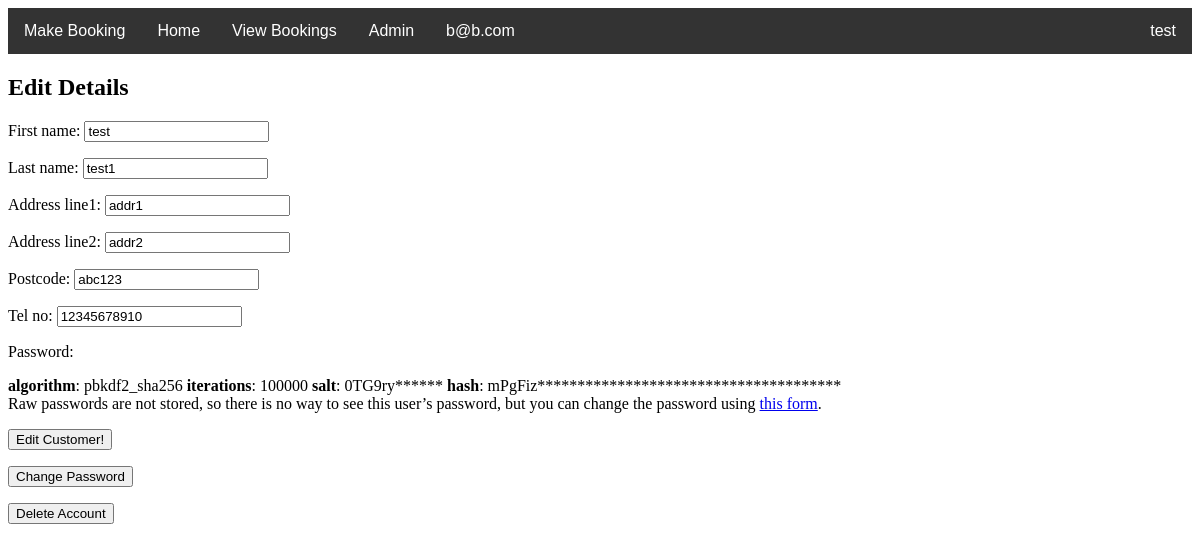
The page /ParkEasy/edit_form_customer/ (signed in) on the database its author committed.
### ParkEasy/models.py (models this page shows, shortened)
class Customer(AbstractUser):
    password = models.TextField(max_length=100, default="")
    email = models.EmailField(max_length=100, default="", unique=True)
    is_staff = models.BooleanField(
        default=False,
        help_text='Designates whether the user can log into this site.',
    )
    address_line1 = models.CharField(max_length=100)
    address_line2 = models.CharField(max_length=100)
    postcode = models.CharField(max_length=16)
    tel_no = models.CharField(max_length=20)
    username = None
    USERNAME_FIELD = 'email'
    REQUIRED_FIELDS = []
    objects = UserManager()

### ParkEasy/views.py (the view)
# urls.py: path('edit_form_customer/', views.edit, name="edit"),
def edit(request):
    if request.method == 'POST':
        form = CustomerChangeFormCustomer(request.POST, instance=request.user)
        if form.is_valid():
            form.save()
            return redirect('home')
    else:
        form = CustomerChangeFormCustomer(instance=request.user)
    return render(request, 'ParkEasy/edit_form_customer.html', {'form': form})

### ParkEasy/forms.py (shortened to what this page needs)
class CustomerChangeFormCustomer(UserChangeForm):
    class Meta:
        model = Customer
        fields = ('first_name', 'last_name', 'address_line1', 'address_line2', 'postcode', 'tel_no', 'password')
        exclude = {'email', 'password1', 'password2'}

### templates/ParkEasy/edit_form_customer.html (shortened to what this page needs)
{% extends 'base.html' %}
{% block content %}
  <h2>Edit Details</h2>
  <form method="POST">
    {{ form.as_p }}
    <input type="submit" formmethod="post" Value="Edit Customer!">
  </form>
  <form action="{% url 'password-change'%}">
    <input type="submit" value="Change Password" />
  </form>
  <form action = "{% url 'delete-account'%}" method = "POST">
    <input type="submit" name="delete-account" formmethod="post" Value="Delete Account">
  </form>
{% endblock %}

### templates/base.html (shortened to what this page needs)
{% load static %}
<link rel="stylesheet" type="text/css" href="{% static 'style.css' %}"/>
<html>
<head>
</head>
<body>
<div class="navbar">
    {% if user.is_authenticated %}
        <a href="{% url 'booking' %}">Make Booking</a>
    {% else %}
        <a href="{% url 'login' %}">login to Make Booking</a>
    {% endif %}
    <a href="{% url 'home' %}">Home</a>
    {% if user.is_authenticated %}
        <a href="{% url 'view-bookings' %}">View Bookings</a>
    {% endif %}
    {% if user.is_superuser %}
        <a href="{% url 'admin:index' %}">Admin</a>
    {% endif %}
    {% if user.is_authenticated %}
        <a href="{% url 'edit' %}">{{ request.user.email }}</a>
    {% endif %}
    <div class="dropdown" style="float:right;">
        <button class="dropbtn">test</button>
    </div>
</div>
{% block content %}
{% endblock content %}
</body>
</html>

### ParkEasy/static/style.css (style rules this page uses)
.navbar { overflow: hidden; background-color: #333; font-family: Arial; }
.navbar a { float: left; font-size: 16px; color: white; text-align: center; padding: 14px 16px; text-decoration: none; }
.dropdown { float: left; overflow: hidden; }
.dropdown .dropbtn { font-size: 16px; border: none; outline: none; color: white; padding: 14px 16px; background-color: inherit; font-family: inherit; margin: 0; }

### rows shown on the page
Customer: user.email "b@b.com", first_name "test", last_name "test1", address_line1 "addr1", address_line2 "addr2", postcode "abc123", tel_no "12345678910"
